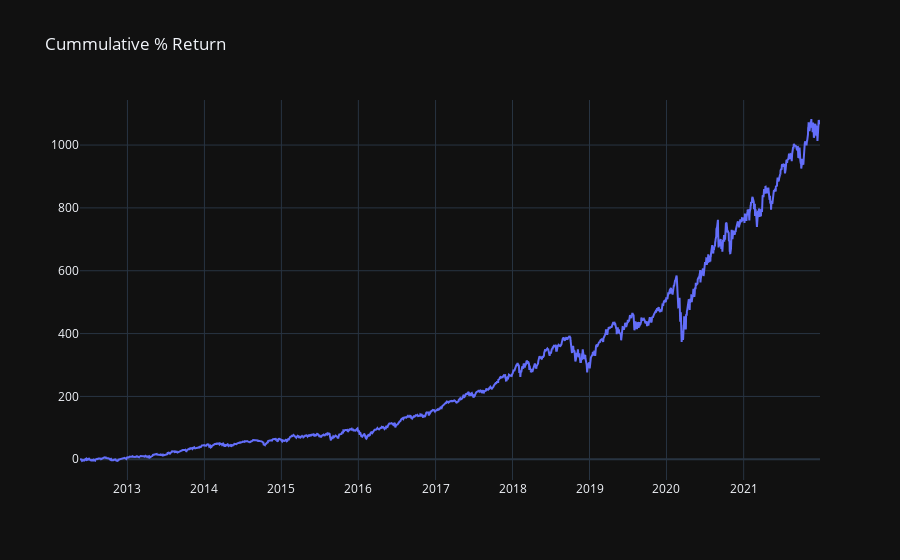

The notebook cell saved with this chart:
### Markdown cell above
The EW has done pretty well returning more than 1000%!

### Code cell
fig = go.Figure([go.Scatter(x=dates['Date'], y=cum_equal_returns_perc)])
fig.update_layout(template = "plotly_dark", title = 'Cummulative % Return') 
fig.show()

### Figure 1 — Plotly figure (JSON) as saved in the notebook; plotly's stock layout.template omitted (floating-point values rounded to 4 significant figures; data arrays with more than 128 entries replaced by an {"elided": "..."} marker saying what was removed)
{"data": [{"type": "scatter", "x": {"elided": "2420 str values"}, "y": {"elided": "2419 float values"}}], "layout": {"title": {"text": "Cummulative % Return"}}}
